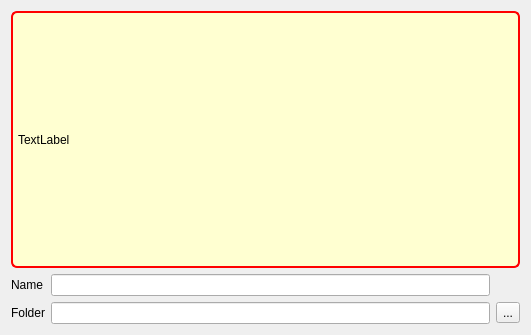
<?xml version="1.0" encoding="UTF-8"?>
<ui version="4.0">
 <class>CommonSettings</class>
 <widget class="QWizardPage" name="CommonSettings">
  <property name="geometry">
   <rect>
    <x>0</x>
    <y>0</y>
    <width>531</width>
    <height>335</height>
   </rect>
  </property>
  <property name="windowTitle">
   <string>WizardPage</string>
  </property>
  <property name="title">
   <string>Settings</string>
  </property>
  <property name="subTitle">
   <string>Choose name of project or file</string>
  </property>
  <layout class="QGridLayout" name="gridLayout">
   <item row="1" column="0">
    <widget class="QLabel" name="nameLabel">
     <property name="text">
      <string>Name</string>
     </property>
    </widget>
   </item>
   <item row="1" column="1">
    <widget class="QLineEdit" name="name">
     <property name="toolTip">
      <string>Latins chars only</string>
     </property>
    </widget>
   </item>
   <item row="2" column="0">
    <widget class="QLabel" name="folderLabel">
     <property name="text">
      <string>Folder</string>
     </property>
    </widget>
   </item>
   <item row="2" column="1">
    <widget class="QLineEdit" name="folder"/>
   </item>
   <item row="2" column="2">
    <widget class="QToolButton" name="chooseFolder">
     <property name="text">
      <string>...</string>
     </property>
    </widget>
   </item>
   <item row="0" column="0" colspan="3">
    <widget class="QLabel" name="errorLabel">
     <property name="styleSheet">
      <string notr="true">#errorLabel{
 	 border: 2px solid red;
     border-radius: 6px;
     padding: 2px;
	
	background-color: rgb(255, 255, 209);
}</string>
     </property>
     <property name="text">
      <string>TextLabel</string>
     </property>
    </widget>
   </item>
  </layout>
 </widget>
 <resources/>
 <connections/>
</ui>
